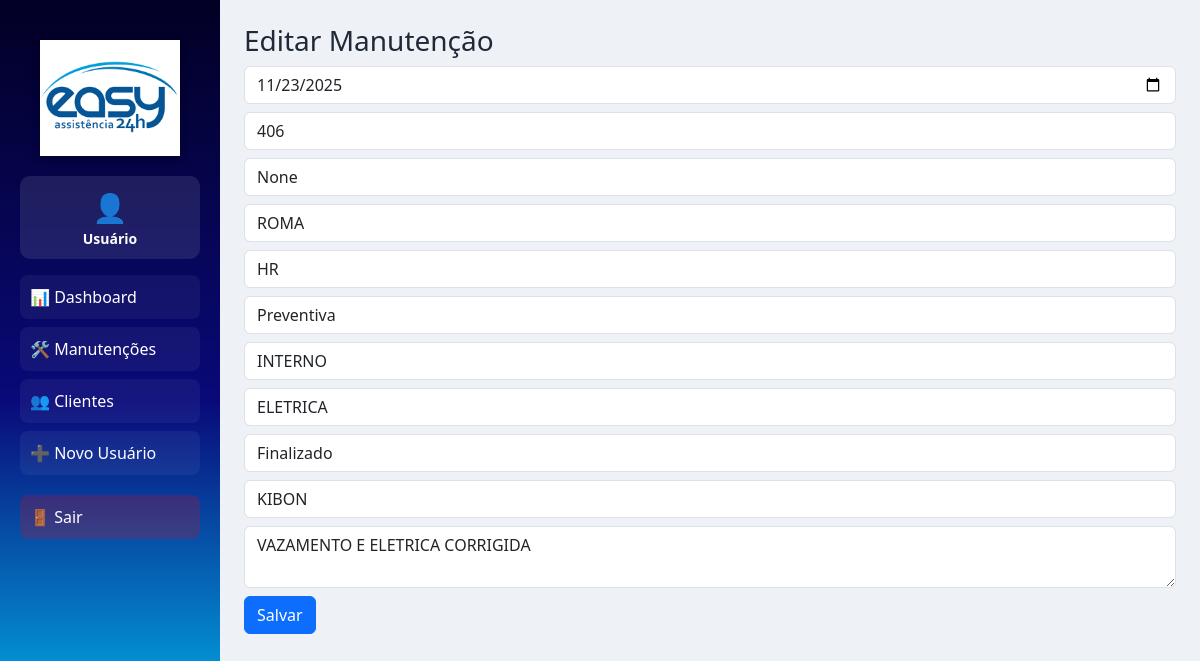
Screenshot of /manutencoes/editar/4 with the database file from the repository.
### models/manutencao.py (models this page shows)
class Manutencao(db.Model):
    __tablename__ = "manutencoes"
    id = db.Column(db.Integer, primary_key=True, autoincrement=True)
    data = db.Column(db.Date)
    numero_frota = db.Column(db.String)
    bau = db.Column(db.String)
    tipo_veiculo = db.Column(db.String)
    tipo_servico = db.Column(db.String)
    tipo_atendimento = db.Column(db.String)
    tipo_manutencao = db.Column(db.String)
    status = db.Column(db.String)
    observacao = db.Column(db.String)
    cliente = db.Column(db.String)
    os = db.Column(db.String(50))

### routes/manutencoes.py (the view, shortened to what this page needs)
@manutencao_bp.route("/editar/<int:id>", methods=["GET", "POST"])
def editar(id):
    m = Manutencao.query.get_or_404(id)
    return render_template("manutencoes/form.html", m=m)

### templates/manutencoes/form.html (shortened to what this page needs)
{% extends "base.html" %}
{% block content %}
<h3>{{ "Editar" if m else "Nova" }} Manutenção</h3>
<form method="POST">
  <input type="date" name="data" class="form-control mb-2"
         value="{{ m.data if m else '' }}">
  <input name="numero_frota" class="form-control mb-2"
         value="{{ m.numero_frota if m else '' }}" placeholder="Frota">
 <div class="mb-2">
  <input type="text" name="os" placeholder="Os" class="form-control"
         value="{{ m.os if m else '' }}">
</div>
  <input name="bau" class="form-control mb-2"
         value="{{ m.bau if m else '' }}" placeholder="Baú">
  <input name="tipo_veiculo" class="form-control mb-2"
         value="{{ m.tipo_veiculo if m else '' }}" placeholder="Tipo Veículo">
  <select name="tipo_servico" class="form-control mb-2">
    <option value="PREVENTIVA" {% if m and m.tipo_servico == "PREVENTIVA" %}selected{% endif %}>Preventiva</option>
  </select>
  <input name="tipo_atendimento" class="form-control mb-2"
         value="{{ m.tipo_atendimento if m else '' }}" placeholder="Tipo Atendimento">
  <input name="tipo_manutencao" class="form-control mb-2"
         value="{{ m.tipo_manutencao if m else '' }}" placeholder="Tipo Manutenção">
  <select name="status" class="form-control mb-2">
    <option value="FINALIZADO" {% if m and m.status == "FINALIZADO" %}selected{% endif %}>Finalizado</option>
  </select>
  <input name="cliente" class="form-control mb-2"
         value="{{ m.cliente if m else '' }}" placeholder="Cliente">
  <textarea name="observacao" class="form-control mb-2">{{ m.observacao if m else '' }}</textarea>
  <button class="btn btn-primary">Salvar</button>
</form>
{% endblock %}

### static/css/style.css (style rules this page uses)
:root { --gradient-start: #020024; --gradient-mid: #090979; --gradient-end: #00d4ff; --primary: #1e3a8a; --secondary: #3b82f6; --bg: #eef2f7; --card: #ffffff; --text: #1f2937; --muted: #6b7280; --border: #d1d5db; }
body { background: var(--bg); font-family: 'Segoe UI', sans-serif; color: var(--text); }

### rows the page displays
Manutencao: data "11/23/2025", numero_frota "406", os "None", bau "ROMA", tipo_veiculo "HR", tipo_servico "Preventiva", tipo_atendimento "INTERNO", tipo_manutencao "ELETRICA", status "Finalizado", cliente "KIBON", observacao "VAZAMENTO E ELETRICA CORRIGIDA"

### other values shown
{{ session.get("user_nome", "Usuário") }} "Usuário"
{{ "Editar" if m else "Nova" }} "Editar"
